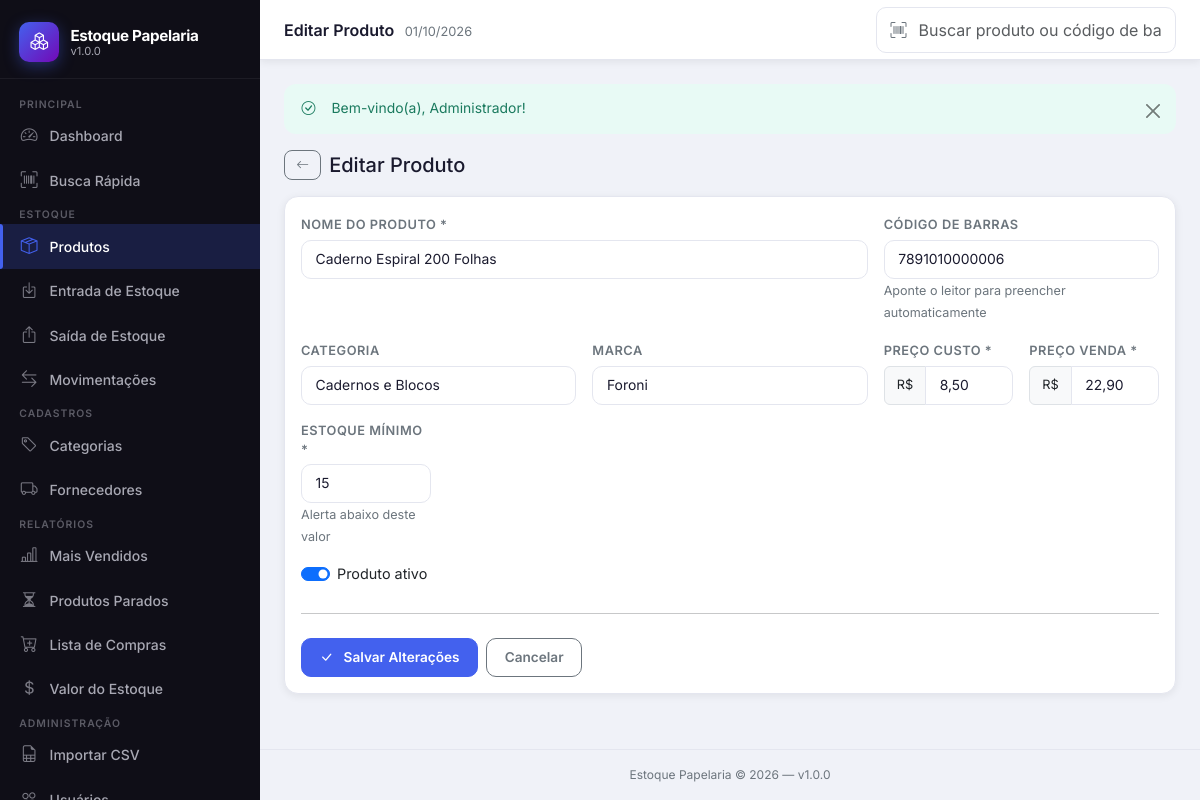
The app's page /radartechh/estoque/public/produtos/editar/6 (signed in) with its own data.
### tables this page shows
CREATE TABLE IF NOT EXISTS `produtos` (
    `id`             INT UNSIGNED AUTO_INCREMENT PRIMARY KEY,
    `nome`           VARCHAR(200)   NOT NULL,
    `codigo_barras`  VARCHAR(50)    DEFAULT NULL,
    `categoria_id`   INT UNSIGNED   DEFAULT NULL,
    `marca`          VARCHAR(100)   DEFAULT NULL,
    `preco_custo`    DECIMAL(10,2)  NOT NULL DEFAULT 0.00,
    `preco_venda`    DECIMAL(10,2)  NOT NULL DEFAULT 0.00,
    `estoque_atual`  INT            NOT NULL DEFAULT 0,
    `estoque_minimo` INT            NOT NULL DEFAULT 5,
    `ativo`          TINYINT(1)     NOT NULL DEFAULT 1,
    `criado_em`      DATETIME       NOT NULL DEFAULT CURRENT_TIMESTAMP,
    `atualizado_em`  DATETIME       NOT NULL DEFAULT CURRENT_TIMESTAMP ON UPDATE CURRENT_TIMESTAMP,
    UNIQUE KEY `uq_codigo_barras` (`codigo_barras`),
    INDEX `idx_produtos_nome`       (`nome`),
    INDEX `idx_produtos_categoria`  (`categoria_id`),
    INDEX `idx_produtos_ativo`      (`ativo`),
    INDEX `idx_produtos_estoque`    (`estoque_atual`, `estoque_minimo`),
    CONSTRAINT `fk_produto_categoria`
        FOREIGN KEY (`categoria_id`) REFERENCES `categorias` (`id`)
        ON UPDATE CASCADE ON DELETE SET NULL
);

CREATE TABLE IF NOT EXISTS `categorias` (
    `id`   INT UNSIGNED AUTO_INCREMENT PRIMARY KEY,
    `nome` VARCHAR(100) NOT NULL UNIQUE
);

### app/controllers/ProdutosController.php (called while the page is built, shortened)
<?php
require_once dirname(__DIR__) . '/models/ProdutoModel.php';
require_once dirname(__DIR__) . '/models/CategoriaModel.php';
class ProdutosController
{
    private ProdutoModel   $model;
    private CategoriaModel $modelCategoria;
    public function __construct()
    {
        $this->model          = new ProdutoModel();
        $this->modelCategoria = new CategoriaModel();
    }
    public function editar(?int $id = null): void
    {
        $produto = $this->model->buscarPorId($id);
        $categorias   = $this->modelCategoria->listar();
        $tituloPagina = 'Editar Produto';
        require_once dirname(__DIR__) . '/views/produtos/form.php';
    }
}

### app/models/ProdutoModel.php (called while the page is built, shortened)
<?php
class ProdutoModel
{
    private PDO $db;
    public function __construct()
    {
        $this->db = getDB();
    }
    public function buscarPorId(int $id): array|false
    {
        $stmt = $this->db->prepare(
            'SELECT p.*, c.nome AS categoria_nome
               FROM produtos p
               LEFT JOIN categorias c ON c.id = p.categoria_id
              WHERE p.id = :id LIMIT 1'
        );
        $stmt->execute([':id' => $id]);
        return $stmt->fetch();
    }
}

### config/database.php (called while the page is built, shortened)
<?php
function getDB(): PDO
{
    static $pdo = null;
    if ($pdo === null) {
        $dsn = sprintf(
            'mysql:host=%s;dbname=%s;charset=%s',
            DB_HOST,
            DB_NAME,
            DB_CHARSET
        );
        $opcoes = [
            PDO::ATTR_ERRMODE            => PDO::ERRMODE_EXCEPTION,
            PDO::ATTR_DEFAULT_FETCH_MODE => PDO::FETCH_ASSOC,
            PDO::ATTR_EMULATE_PREPARES   => false,
            PDO::MYSQL_ATTR_INIT_COMMAND => "SET NAMES utf8mb4 COLLATE utf8mb4_unicode_ci",
        ];
        try {
            $pdo = new PDO($dsn, DB_USER, DB_PASS, $opcoes);
        } catch (PDOException $e) {
            if (APP_DEBUG) {
                throw $e;
            }
            die('Não foi possível conectar ao banco de dados. Contate o administrador.');
        }
    }
    return $pdo;
}

### app/models/CategoriaModel.php (called while the page is built, shortened)
<?php
class CategoriaModel
{
    private PDO $db;
    public function __construct()
    {
        $this->db = getDB();
    }
    public function listar(): array
    {
        return $this->db
            ->query('SELECT id, nome FROM categorias ORDER BY nome ASC')
            ->fetchAll();
    }
}

### app/views/produtos/form.php (the view, shortened to what this page needs)
<?php
$editando    = !empty($produto);
$dadosSalvos = $_SESSION['form_dados'] ?? [];
function val(string $chave, array $post, ?array $produto, $default = ''): string {
    if (isset($produto[$chave]))                       return (string) $produto[$chave];
    return (string) $default;
}
$nome           = e(val('nome',           $dadosSalvos, $produto));
$codigoBarras   = e(val('codigo_barras',  $dadosSalvos, $produto));
$categoriaId    =   val('categoria_id',   $dadosSalvos, $produto, 0);
$marca          = e(val('marca',          $dadosSalvos, $produto));
$precoCusto     = e(val('preco_custo',    $dadosSalvos, $produto, '0,00'));
$precoVenda     = e(val('preco_venda',    $dadosSalvos, $produto, '0,00'));
$estoqueMinimo  =   val('estoque_minimo', $dadosSalvos, $produto, 5);
$ativo          = isset($dadosSalvos['ativo']) ? (bool)$dadosSalvos['ativo'] : (bool)($produto['ativo'] ?? true);
if ($editando && !isset($dadosSalvos['preco_custo'])) {
    $precoCusto = number_format((float)$produto['preco_custo'], 2, ',', '.');
    $precoVenda = number_format((float)$produto['preco_venda'], 2, ',', '.');
}
$tituloPagina = $tituloPagina ?? ($editando ? 'Editar Produto' : 'Novo Produto');
require_once dirname(__DIR__) . '/layouts/header.php';
?>
<div class="d-flex align-items-center gap-2 mb-3">
  <a href="<?= $editando ? APP_URL . '/produtos/ver/' . $produto['id'] : APP_URL . '/produtos' ?>"
     class="btn btn-sm btn-outline-secondary">
    <i class="bi bi-arrow-left"></i>
  </a>
  <h2 class="h5 fw-700 mb-0"><?= $tituloPagina ?></h2>
</div>
<div class="card">
  <div class="card-body">
    <form method="POST"
          action="<?= APP_URL . ($editando ? '/produtos/atualizar' : '/produtos/salvar') ?>"
          id="form-produto"
          novalidate>
      <div class="row g-3">
        <div class="col-12 col-md-8">
          <label for="nome" class="form-label">Nome do Produto *</label>
          <input type="text" id="nome" name="nome" class="form-control"
                 value="<?= $nome ?>" maxlength="200" required autofocus
                 placeholder="Ex.: Caneta Esferográfica Azul 1.0mm">
        </div>
        <div class="col-12 col-md-4">
          <label for="codigo_barras" class="form-label">Código de Barras</label>
          <input type="text" id="codigo_barras" name="codigo_barras" class="form-control"
                 value="<?= $codigoBarras ?>" maxlength="50"
                 placeholder="Ex.: 7891010000001">
          <small class="text-secondary">Aponte o leitor para preencher automaticamente</small>
        </div>
        <div class="col-12 col-md-4">
          <label for="categoria_id" class="form-label">Categoria</label>
          <select id="categoria_id" name="categoria_id" class="form-select">
            <?php foreach ($categorias as $cat): ?>
              <option value="<?= $cat['id'] ?>"
                <?= $categoriaId == $cat['id'] ? 'selected' : '' ?>>
                <?= e($cat['nome']) ?>
              </option>
            <?php endforeach; ?>
          </select>
        </div>
        <div class="col-12 col-md-4">
          <label for="marca" class="form-label">Marca</label>
          <input type="text" id="marca" name="marca" class="form-control"
                 value="<?= $marca ?>" maxlength="100"
                 placeholder="Ex.: BIC, Faber-Castell">
        </div>
        <?php if (ehAdmin()): ?>
        <div class="col-6 col-md-2">
          <label for="preco_custo" class="form-label">Preço Custo *</label>
          <div class="input-group">
            <span class="input-group-text" style="font-size:.8rem;">R$</span>
            <input type="text" id="preco_custo" name="preco_custo"
                   class="form-control mascara-moeda"
                   value="<?= $precoCusto ?>"
                   required placeholder="0,00">
          </div>
        </div>
        <?php endif; ?>
        <div class="col-6 col-md-2">
          <label for="preco_venda" class="form-label">Preço Venda *</label>
          <div class="input-group">
            <span class="input-group-text" style="font-size:.8rem;">R$</span>
            <input type="text" id="preco_venda" name="preco_venda"
                   class="form-control mascara-moeda"
                   value="<?= $precoVenda ?>"
                   required placeholder="0,00">
          </div>
        </div>
        <div class="col-6 col-md-2">
          <label for="estoque_minimo" class="form-label">Estoque Mínimo *</label>
          <input type="number" id="estoque_minimo" name="estoque_minimo"
                 class="form-control" value="<?= $estoqueMinimo ?>"
                 min="0" step="1" required>
          <small class="text-secondary">Alerta abaixo deste valor</small>
        </div>
        <?php if ($editando): ?>
        <div class="col-12">
          <div class="form-check form-switch">
            <input class="form-check-input" type="checkbox"
                   id="ativo" name="ativo" value="1"
                   <?= $ativo ? 'checked' : '' ?>>
            <label class="form-check-label" for="ativo">Produto ativo</label>
          </div>
        </div>
        <?php endif; ?>
      </div>
      <hr class="my-4">
      <div class="d-flex gap-2">
        <button type="submit" class="btn btn-primary" id="btn-salvar-produto">
          <i class="bi bi-check-lg me-1"></i>
          <?= $editando ? 'Salvar Alterações' : 'Cadastrar Produto' ?>
        </button>
        <a href="<?= APP_URL ?>/produtos" class="btn btn-outline-secondary">Cancelar</a>
      </div>
    </form>
  </div>
</div>
<?php require_once dirname(__DIR__) . '/layouts/footer.php'; ?>

### public/assets/css/estoque.css (style rules this page uses)
*, *::before, *::after { box-sizing: border-box; }
:root { --cor-primary: #4361ee; --cor-primary-dark: #3651d4; --cor-primary-light: #eef1fd; --cor-secondary: #7209b7; --cor-success: #2ec4b6; --cor-warning: #f4a261; --cor-danger: #e63946; --cor-info: #4cc9f0; --sidebar-bg: #0f0e17; --sidebar-width: 260px; --sidebar-text: #a8a8b3; --sidebar-text-hover:#ffffff; --sidebar-active-bg: rgba(67, 97, 238, 0.20); --sidebar-border: rgba(255,255,255,0.06); --body-bg: #f0f2f8; --card-bg: #ffffff; --text-primary: #1a1a2e; --text-secondary: #6c757d; --border-color: #e4e6ef; --shadow-sm: 0 2px 8px rgba(0,0,0,.07); --shadow-md: 0 4px 20px rgba(0,0,0,.10); --shadow-lg: 0 8px 40px rgba(0,0,0,.14); --transition: all 0.22s ease; }
html { scroll-behavior: smooth; }
body { font-family: 'Inter', sans-serif; background: var(--body-bg); color: var(--text-primary); font-size: 0.9rem; min-height: 100vh; margin: 0; }
a { text-decoration: none; transition: var(--transition); }
.card { background: var(--card-bg); border: 1px solid var(--border-color); border-radius: 14px; box-shadow: var(--shadow-sm); transition: var(--transition); }
.form-control, .form-select { border: 1.5px solid var(--border-color); border-radius: 10px; padding: 0.5rem 0.85rem; font-size: 0.87rem; color: var(--text-primary); transition: var(--transition); background: #fff; }
.form-label { font-weight: 600; font-size: 0.8rem; color: var(--text-secondary); margin-bottom: 0.35rem; text-transform: uppercase; letter-spacing: 0.04em; }
.btn { border-radius: 10px; font-weight: 600; font-size: 0.85rem; padding: 0.5rem 1.1rem; transition: var(--transition); display: inline-flex; align-items: center; gap: 0.4rem; }
.btn-primary { background: var(--cor-primary); border-color: var(--cor-primary); color: #fff; }
.btn-sm { padding: 0.3rem 0.7rem; font-size: 0.8rem; border-radius: 8px; }

### records on screen
produtos: nome "Caderno Espiral 200 Folhas", codigo_barras "7891010000006", categoria_id "Cadernos e Blocos", marca "Foroni", preco_custo "8,50", preco_venda "22,90", estoque_minimo "15", ativo "☑"

### other values on screen
APP_NAME "Estoque Papelaria"
APP_VERSION "1.0.0"
$tituloPagina "Editar Produto"
$_SESSION['flash_sucesso'] "Bem-vindo(a), Administrador!"
